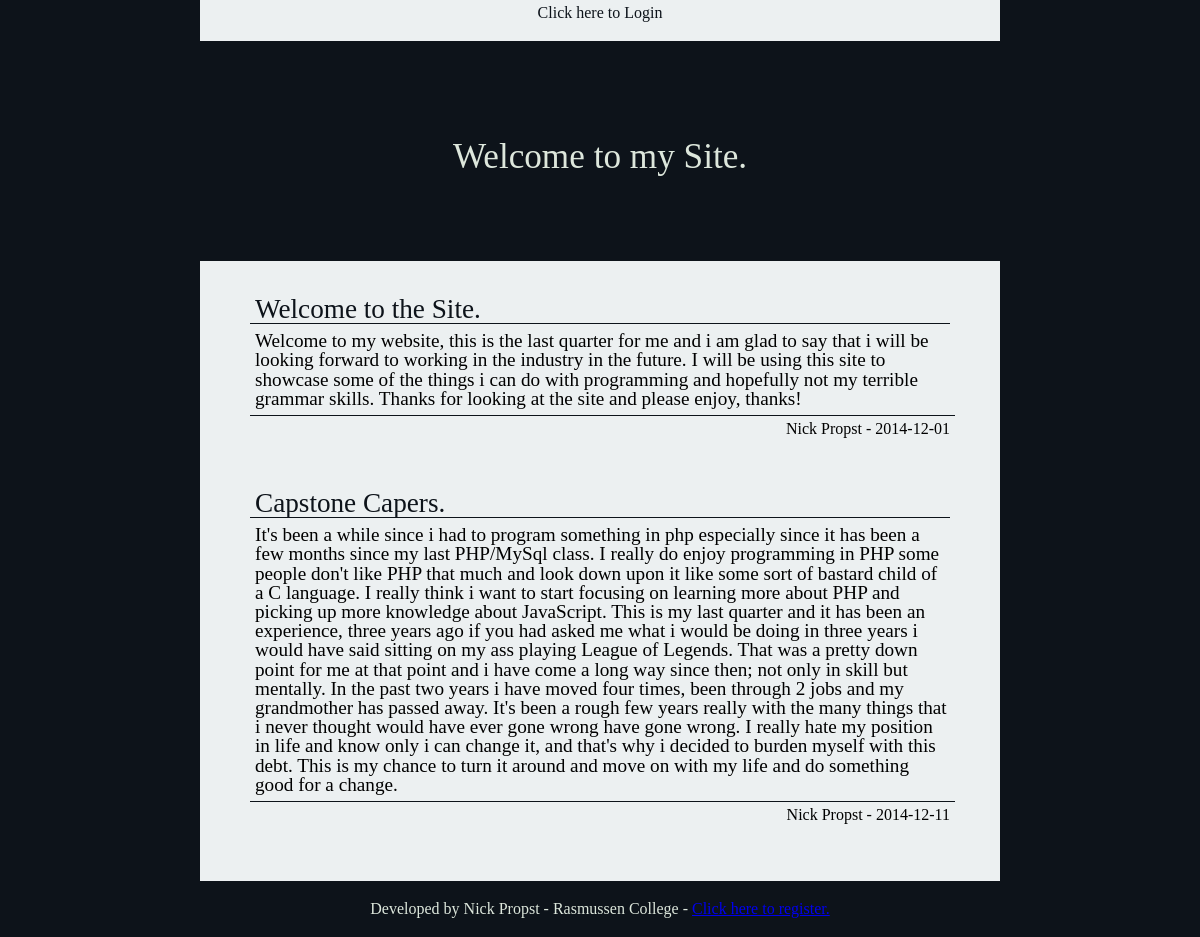
The page / on the database its author committed.
### tables this page shows
CREATE TABLE IF NOT EXISTS `posts` (
  `id` int(55) NOT NULL AUTO_INCREMENT,
  `Title` varchar(128) DEFAULT NULL,
  `Author` varchar(128) DEFAULT NULL,
  `Content` text NOT NULL,
  `Date` date DEFAULT NULL,
  PRIMARY KEY (`id`)
);

### lib/GetPosts.php (the view, shortened to what this page needs)
<?php
class GetPosts {
    function DefaultPost(){
        $today = date("Y-m-d");
        $defaultPost = date("2014-12-1");
        $connect = new connect();
        $data = $connect->con();
        @$query = $data->query("SELECT * FROM capstone_posts.posts WHERE DATE = '$today'");
        @$posts = $query->fetch_assoc();
        if ($posts['Date'] != $today){
            $query = $data->query("SELECT * FROM capstone_posts.posts WHERE DATE = '$defaultPost'");
            @$posts = $query->fetch_assoc();
            echo("<section class='hide'> <p class='title'><a href='Article.php?id=" . $posts['id'] . "'>" . $posts['Title'] . "</a></p>");
            echo("<p class='content'>" . $posts['Content'] . "</p>");
            echo("<p class='info'>" . $posts['Author'] . " - " . $posts['Date']. "</p> </section>");
        } else {
            echo("<section class='hide'> <p class='title'><a href='Article.php?id=" . $posts['id'] . "'>" . $posts['Title'] . "</a></p>");
            echo("<p class='content'>" . $posts['Content'] . "</p>");
            echo("<p class='info'>" . $posts['Author'] . " - " . $posts['Date']. "</p> </section>");
        }
        $earlierPosts = $data->query("SELECT * FROM capstone_posts.posts WHERE Date != '$today' AND Date !='$defaultPost' ORDER BY id DESC LIMIT 3");
            while($row = $earlierPosts->fetch_assoc()){
                echo "<section class='hide'> <p class='title'><a href='Article.php?id=" . $row['id'] . "'>" . $row['Title'] . "</a></p>";
                echo "<p class='content'>" . $row['Content'] . "</p>";
                echo "<p class='info'>" . $row['Author'] . " - " . $row['Date'] ."</p> </section>";
            }
    }
}

### Index.php (shortened to what this page needs)
<?php
require_once "lib/GetPosts.php";
?>
<!doctype html>
<html lang="en">
<head>
</head>
<link rel="stylesheet" href="assets/css/project.css" type="text/css"/>
<link rel="stylesheet" href="assets/css/resetCss.css" type="text/css"/>
<body>
<div id="login">
<span>
    <head><a href="Login.php">Click here to Login</a></head>
</span>
</div>
<div id="head">
    <h2 class="hide">Welcome to my Site.</h2>
</div>
<div id="wrap">
    <div id="posts">
        <?php
            $post = new GetPosts();
            echo $post->DefaultPost();
        ?>
    </div>
    <div id="foot">
        <p>Developed by Nick Propst - Rasmussen College - <a href="register.php">Click here to register.</a></p>
    </div>
</div>
</body>
</html>

### assets/css/project.css (style rules this page uses)
body { height: 100%; width: 100%; background: #0d131a; color: #dde7dc; }
#login, #wrap { font-family: "Times New Roman", Serif; font-size: 1em; }
#login { text-align: center; margin-top: 5px; margin-top: 5px; height: auto; width: 100%; position: relative; z-index: 1; }
#login a { text-decoration: none; color: #0d131a; }
#head { height: 200px; width: auto; background: #0d131a; font-family: "Cinzel Decorative", cursive; font-size: 2.2em; text-align: center; padding: 10px; margin: 20px auto; z-index: 2; }
#head h2 { margin-top: 88px; }
#wrap { width: 800px; height: auto; margin: 0 auto; background: #ecf0f1; position: relative; color: #000000; z-index: 1; }
#posts { width: 700px; margin: 0 auto; padding-bottom: 20px; }
#posts a { text-decoration: none; color: #0d131a; }
#posts section { height: auto; margin-bottom: 33px; }
#posts p.title { font-family: "Times New Roman", Serif; font-size: 1.7em; padding-top: 15px; padding-left: 5px; border-bottom: solid 1px #0d131a; }
#posts p.content { font-family: "Times New Roman", Serif; font-size: 1.2em; padding-top: 7px; padding-left: 5px; }
#posts p.info { margin-top: 7px; font-family: "Times New Roman", Serif; font-size: 1em; padding: 5px 5px 5px 0; width: 100%; text-align: right; border-top: solid 1px #0d131a; }
.hide { display: none; }
#foot { color: #dde7dc; background: #0d131a; }
#foot p { font-family: "Times New Roman", Serif; padding: 20px 10px 20px 10px; text-align: center; }

### rows shown on the page
posts: Title "Welcome to the Site.", Content "Welcome to my website, this is the last quarter for me and i am glad to say that i will be looking forward to working in the industry in the future. I will be using this site to showcase some of the things i can do with programming and hopefully not my terrible grammar skills. Thanks for looking at the site and please enjoy, thanks!", Author "Nick Propst", Date "2014-12-01"
posts: Title "Capstone Capers.", Content "It's been a while since i had to program something in php especially since it has been a few months since my last PHP/MySql class. I really do enjoy programming in PHP some people don't like PHP that much and look down upon it like some sort of bastard child of a C language. I really think i want to start focusing on learning more about PHP and picking up more knowledge about JavaScript. This is my last quarter and it has been an experience, three years ago if you had asked me what i would be doing in three years i would have said sitting on my ass playing League of Legends. That was a pretty down point for me at that point and i have come a long way since then; not only in skill but…", Author "Nick Propst", Date "2014-12-11"
